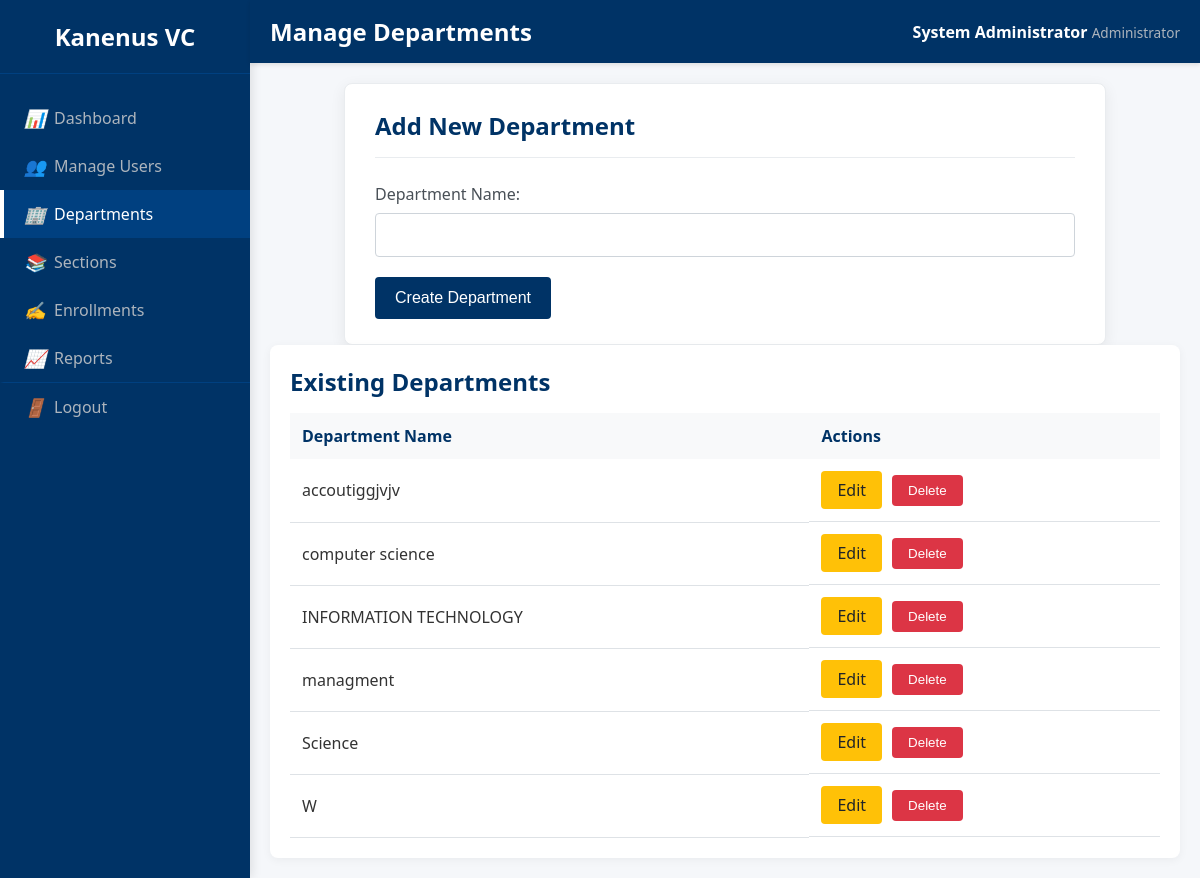
Screenshot of /VCLS/admin/manage_departments.php (signed in) with the database file from the repository.
### tables this page shows
CREATE TABLE `departments` (
  `id` int(11) NOT NULL,
  `name` varchar(100) NOT NULL
);

### VCLS/admin/manage_departments.php (the view, shortened to what this page needs)
<?php
require_once '../includes/db_connect.php';
$departments_result = $conn->query("SELECT * FROM departments ORDER BY name ASC");
?>
<div class="form-container">
    <h2>Add New Department</h2>
    <form action="manage_departments.php" method="post">
        <div class="form-group"><label for="name">Department Name:</label><input type="text" id="name" name="name" required></div>
        <button type="submit" name="create_department" class="btn">Create Department</button>
    </form>
</div>
<div class="table-container-dash">
    <h2>Existing Departments</h2>
    <table>
        <thead><tr><th>Department Name</th><th>Actions</th></tr></thead>
        <tbody>
            <?php if ($departments_result->num_rows > 0): ?>
                <?php while($row = $departments_result->fetch_assoc()): ?>
                    <tr>
                        <td><?php echo htmlspecialchars($row['name']); ?></td>
                        <td class="actions-cell">
                            <a href="edit_department.php?id=<?php echo $row['id']; ?>" class="btn btn-edit">Edit</a>
                            <form action="manage_departments.php" method="post" onsubmit="return confirm('Are you sure? This action cannot be undone.');">
                                <button type="submit" name="delete_department" class="btn btn-delete">Delete</button>
                            </form>
                        </td>
                    </tr>
                <?php endwhile; ?>
            <?php else: ?>
                <tr><td colspan="2">No departments found.</td></tr>
            <?php endif; ?>
        </tbody>
    </table>
</div>
<?php
require 'includes/admin_template.php';
?>

### VCLS/assets/css/dashboard.css (style rules this page uses)
body { margin: 0; padding: 0; background-color: #f5f7fa; color: #333; font-family: 'Segoe UI', Tahoma, Geneva, Verdana, sans-serif; }
.table-container-dash { background-color: #ffffff; border-radius: 8px; padding: 20px; box-shadow: 0 2px 10px rgba(0,0,0,0.05); }
.table-container-dash h2 { color: #003366; margin-top: 0; margin-bottom: 15px; }
.table-container-dash table { width: 100%; border-collapse: collapse; }
.table-container-dash th { background-color: #f8f9fa; color: #003366; padding: 12px; text-align: left; }
.table-container-dash td { padding: 12px; border-bottom: 1px solid #dee2e6; }
.btn { display: inline-block; padding: 8px 16px; background-color: #003366; color: white; border: none; border-radius: 4px; cursor: pointer; text-decoration: none; transition: background-color 0.3s; }
.btn-delete { background-color: #dc3545; }
.btn-edit { background-color: #ffc107; color: #212529; }
.form-container { max-width: 700px; margin: 0 auto; background-color: #ffffff; padding: 25px 30px; border-radius: 8px; box-shadow: 0 4px 15px rgba(0,0,0,0.07); border: 1px solid #e9ecef; }
.form-container h2 { color: #003366; margin-top: 0; margin-bottom: 25px; font-size: 1.5em; border-bottom: 1px solid #e9ecef; padding-bottom: 15px; }
.form-group { margin-bottom: 20px; }
.form-group label { display: block; margin-bottom: 8px; font-weight: 500; color: #495057; }
.form-group input[type="text"], .form-group input[type="password"], .form-group input[type="url"], .form-group input[type="file"], .form-group input[type="datetime-local"], .form-group textarea, .form-group select { width: 100%; padding: 12px; border: 1px solid #ced4da; border-radius: 4px; box-sizing: border-box; transition: border-color 0.2s, box-shadow 0.2s; font-size: 1em; }
.form-container .btn { padding: 12px 20px; font-size: 1em; font-weight: 500; }

### VCLS/admin/manage_departments.php (style rules this page uses)
.actions-cell { display: flex; gap: 10px; align-items: center; }
.actions-cell form { margin: 0; }

### rows the page displays
departments: name "accoutiggjvjv"
departments: name "computer science"
departments: name "INFORMATION TECHNOLOGY"
departments: name "managment"
departments: name "Science"
departments: name "W"

### other values shown
$page_title "Manage Departments"
$_SESSION['full_name'] "System Administrator"
